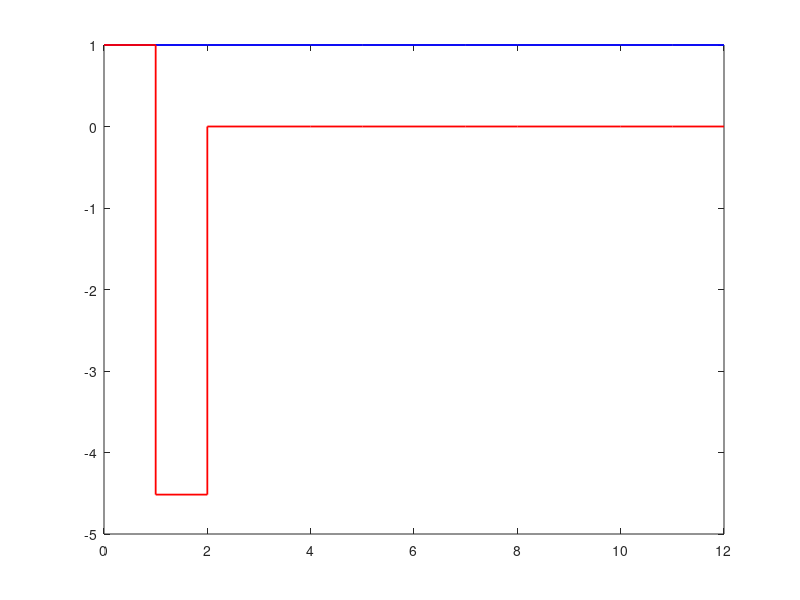

This figure's MATLAB source: (Note: this script raises an error after producing the figure.)
%% Digital Control III: Deadbeat Control
% *A discrete-only trick: reach the target in a finite number of steps.*
%
% In continuous time you cannot place a pole "at $-\infty$", so a response
% only ever decays asymptotically. In discrete time you can place *every*
% closed-loop pole at $z=0$: the closed-loop state-transition matrix
% becomes nilpotent, and the system reaches its target in at most $n$
% samples. This is *deadbeat* control. You will:
%
% * discretize a plant and place its discrete poles at the origin with |acker|,
% * verify the closed-loop $A-BK$ is nilpotent, and
% * watch the state hit zero in exactly $n$ steps.

%% Discretize the plant
% Continuous plant $G(s)=\dfrac{1}{s^2+s}$ (an integrator plus a lag),
% sampled at $T=0.2$ s.
G    = tf(1,[1 1 0]);
T    = 0.2;
sysd = c2d(ss(G), T);
A = sysd.A; B = sysd.B;
n = size(A,1);

%% Place all discrete poles at z = 0
% Deadbeat design puts every eigenvalue of $A-BK$ at the origin.
K = acker(A, B, zeros(1,n));
fprintf('Deadbeat gain K = %s\n', mat2str(K,4))
fprintf('Closed-loop poles: %s (all at 0)\n', mat2str(eig(A-B*K).',3))

%% Nilpotency: why it settles in n steps
% Because the closed-loop matrix has all eigenvalues at $0$, it is
% *nilpotent*: $(A-BK)^n=0$. From any initial state the free response is
% therefore identically zero after $n$ samples.
Acl = A - B*K;
fprintf('||(A-BK)^%d|| = %.2e  (should be ~0)\n', n, norm(Acl^n))

%% Before vs. after: open loop vs. deadbeat
% Simulate both from the same initial state. The open-loop plant (a pole
% at $z=1$) never returns to zero; the deadbeat loop snaps to zero at
% $k=n$.
N = 12;
x_ol = zeros(n,N+1); x_ol(:,1) = [1;1];
x_db = zeros(n,N+1); x_db(:,1) = [1;1];
for k = 1:N
    x_ol(:,k+1) = A   * x_ol(:,k);
    x_db(:,k+1) = Acl * x_db(:,k);
end

figure
stairs(0:N, x_ol(1,:),'b','LineWidth',1.3)
hold on
stairs(0:N, x_db(1,:),'r','LineWidth',1.3)
xline(n,'k:',sprintf('settled at k=%d',n))
hold off
grid on
legend('Before (open loop)','After (deadbeat)','Interpreter','latex','FontSize',12)
title('Deadbeat Control: State Reaches Zero in $n$ Steps','Interpreter','latex','FontSize',15)
ylabel('$x_1$','Interpreter','latex','FontSize',16); set(get(gca,'YLabel'),'Rotation',0)
xlabel('sample $k$','Interpreter','latex','FontSize',16)

%% The price of deadbeat: control effort
% Settling instantly is not free -- the control signal $u_k=-Kx_k$ is
% large at the first step, and the design is very sensitive to the model
% and the chosen sample time.
u_db = -K * x_db;
figure
stairs(0:N, u_db,'r','LineWidth',1.3)
grid on
title('Deadbeat Control Effort','Interpreter','latex','FontSize',15)
ylabel('$u_k$','Interpreter','latex','FontSize',16); set(get(gca,'YLabel'),'Rotation',0)
xlabel('sample $k$','Interpreter','latex','FontSize',16)

%% Summary
% * Discrete pole placement at $z=0$ makes $A-BK$ nilpotent.
% * The closed loop settles *exactly*, in at most $n$ samples -- a feat
%   impossible in continuous time.
% * The cost is large control effort and high sensitivity, so deadbeat is
%   used sparingly and only when the model is trustworthy.
